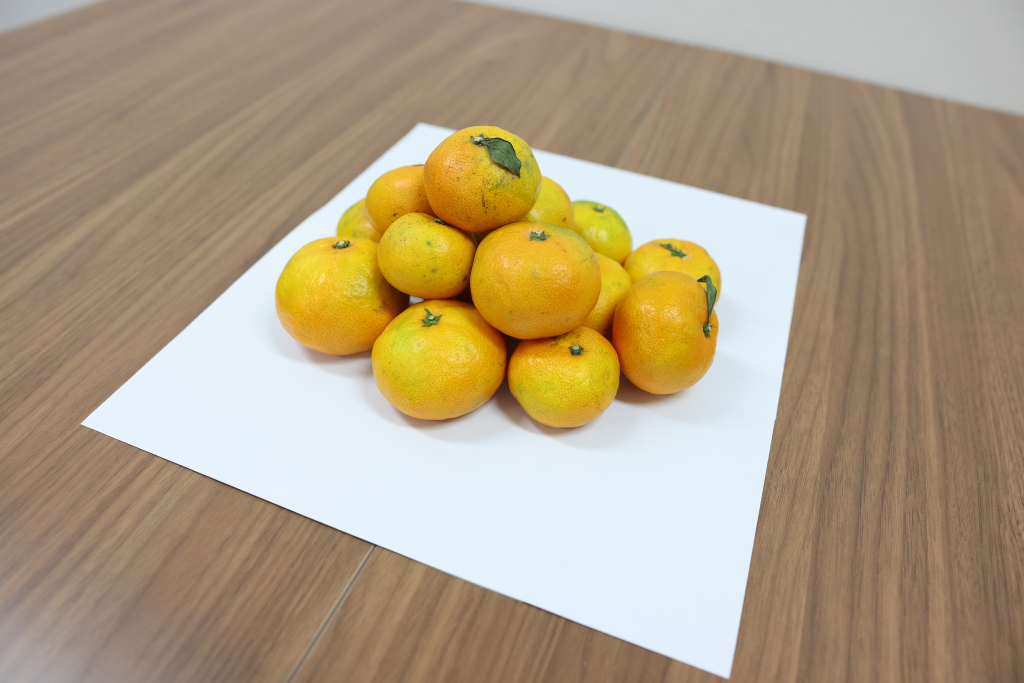
%> input picture Computer_Vision/SfM/solution/two_view/sfm01.jpg, 2048 x 1366 px (shown at 1/2 size)
$ octave main.m   (GNU Octave 9; MATLAB toolbox functions it lacks are replaced by stand-ins)
%> lines starting %> are read from the running program, lines starting %| are printed output that depends on the picture
run('VLROOT/toolbox/vl_setup.m')
%> (this line was passed over: vl_setup is not available in this run)

% 1. Load the input images
disp('1 - Load the input images');
filename1 = 'two_view/sfm01.jpg';
filename2 = 'two_view/sfm02.jpg';
% Best Pair - (13, 25)
% filename1 = 'multi_view/13.jpg';
% filename2 = 'multi_view/25.jpg';
img1 = single(rgb2gray(imread(filename1))); % 1366 x 2048 single
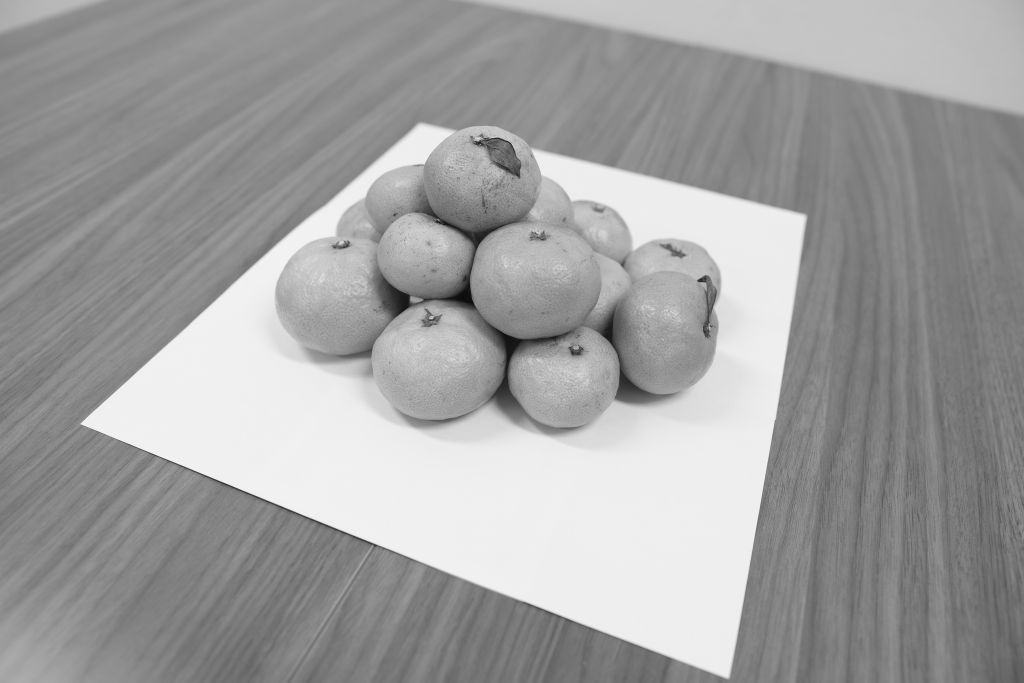
%> img1: size 1366x2048 single (shown at 1/2 size); min 8, max 251, mean 160.1
img2 = single(rgb2gray(imread(filename2))); % 1366 x 2048 single
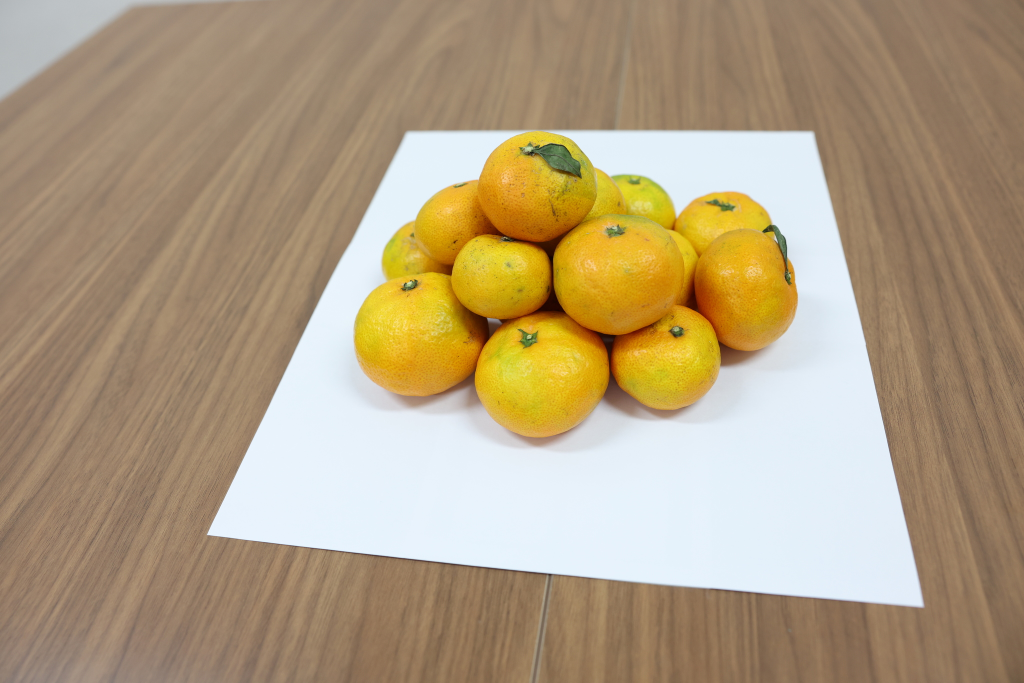
%> input picture Computer_Vision/SfM/solution/two_view/sfm02.jpg, 2048 x 1366 px (shown at 1/2 size)
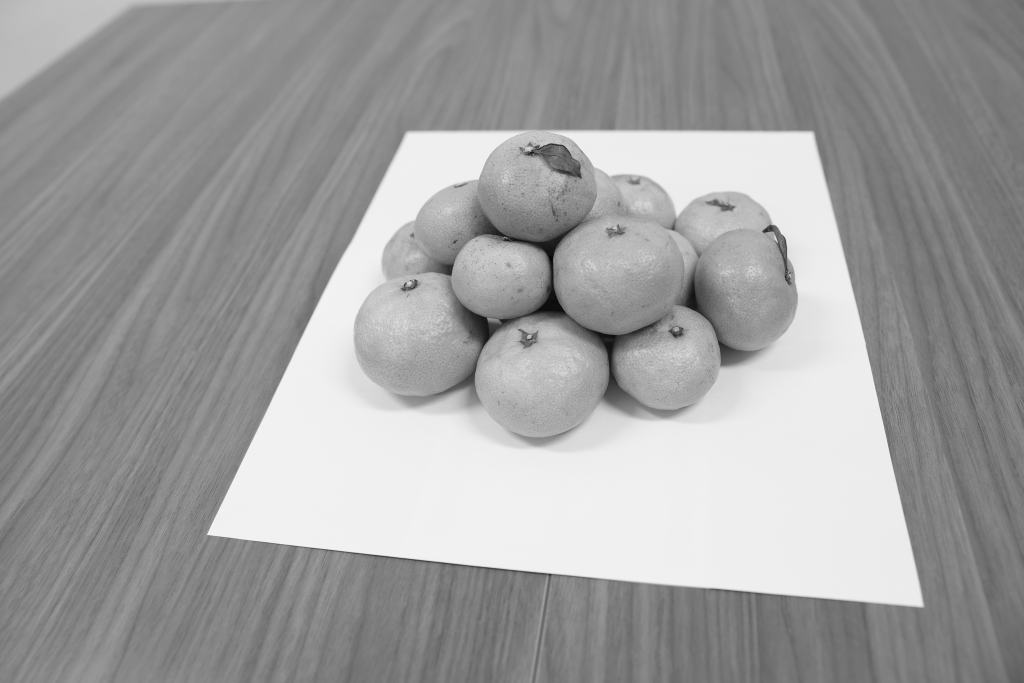
%> img2: size 1366x2048 single (shown at 1/2 size); min 5, max 248, mean 159.2


% 2. Extract feature from both images
% SIFT
% feature - 4 x K matrix (x1, x2, sigma, theta)
% descriptors - 128 x K matrix (128bit demension)
disp('2 - Extract feature from both images')
%> (the run ends here)
